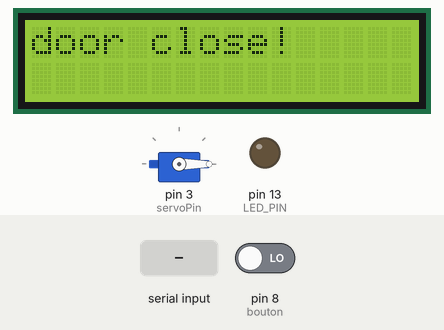
Simulated run of this sketch. Board: Arduino Uno, built with avr-gcc and run on an emulated ATmega328P. Parts: 16×2 character LCD, servo, output pins drawn as LEDs (lit = HIGH). Inputs (shaded band) come from the test bench; at power-on: pin 8 (bouton) LOW. What the sketch prints to the serial monitor is not drawn.

Above: at 1.2 s.
1.3 s: pin 8 (bouton) driven HIGH
At 1.7 s:
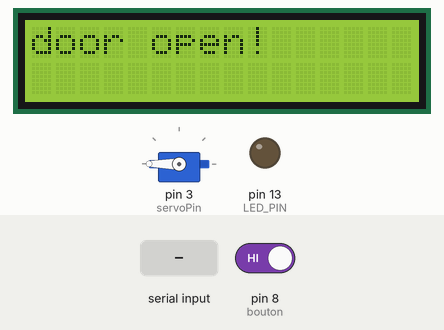
4.3 s: "1" received over Serial
At 4.6 s:
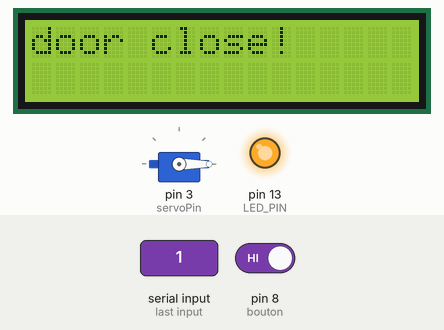
7.3 s: "0" received over Serial
At 9.1 s:
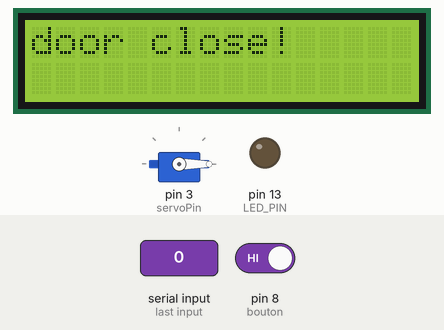
10.3 s: pin 8 (bouton) driven LOW
At 10.9 s:
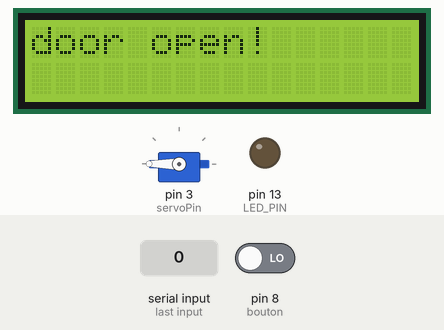
Timing chart, 0 to 13.3 s (numbered marks = the images above; inputs shaded):
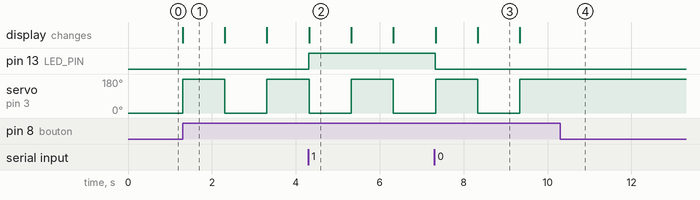

Measured:
- after the input at 1.3 s, servo on pin 3 (servoPin): 0° → 180° at once, → 0° 1.0 s later, → 180° 1.0 s later; the display: changes at once (image 1)
- after the input at 4.3 s, pin 13 (LED_PIN): LOW → HIGH at once
- after the input at 7.3 s, pin 13 (LED_PIN): HIGH → LOW at once
- after the input at 10.3 s, servo on pin 3 (servoPin): stops changing and stays 180°
- what the display in image 1 shows lasts 1.0 s, from 1.3 s to 2.3 s

The sketch:

Arduino_Lego_Door_LCD.ino
```cpp
#include <Servo.h>
#include <LiquidCrystal.h>
#define LED_PIN 13

Servo servo;
const int servoPin = 3;
const int startAngle = 0;
const int endAngle = 180;
int currentAngle = 0;

int bouton = 8;                       // déclare le bouton poussoir sur la PIN 8.
int etatbouton = 0;                   // variable représentant le bouton, soit ouvert ou fermé, ici au départ à 0 donc fermé.

LiquidCrystal lcd(12, 10, 6, 7, 5, 4);


void setup() {
  Serial.begin(9600);
  lcd.begin(16, 2);
  servo.attach(servoPin);
  servo.write(0);
  Serial.println("0");
  currentAngle = 0;
  pinMode(LED_PIN, OUTPUT);


  lcd.clear();
  lcd.print("door close!");
}

void loop() {
  // reply only when you receive data:
  if (Serial.available() > 0) {
    unsigned char inChar = (unsigned char)Serial.read();
    openCloseDoor(inChar);
  }

  etatbouton = digitalRead(bouton); // On lit l’état du bouton pour savoir s’il est ouvert ou fermé

  if (etatbouton == HIGH)
  { // Si la variable “etatbouton” est ouverte, à l’état haut, donc laisse passer le courant.

    switch (currentAngle)
    {
    case startAngle:
      servo.write(endAngle);
      currentAngle = endAngle;
      Serial.println('1');
      lcd.clear();
      lcd.print("door open!");
      delay(1000);
      break;
    case endAngle:
      servo.write(startAngle);
      currentAngle = startAngle;
      Serial.println('0');
      lcd.clear();
      lcd.print("door close!");
      delay(1000);
      break;
    default:
      delay(1000);
      break;
    }
  }
}

void openCloseDoor(unsigned char onOff) {
  switch (onOff) {
    case '0':
      digitalWrite( LED_PIN, LOW );
      servo.write(startAngle);
      lcd.clear();
      lcd.print("door close!");
      Serial.println("0");
      break;
    case '1':
      digitalWrite( LED_PIN, HIGH );
      servo.write(endAngle);
      Serial.println("1");
      lcd.clear();
      lcd.print("door open!");
      break;
    default:
      Serial.print("Error");
  }
}
```
